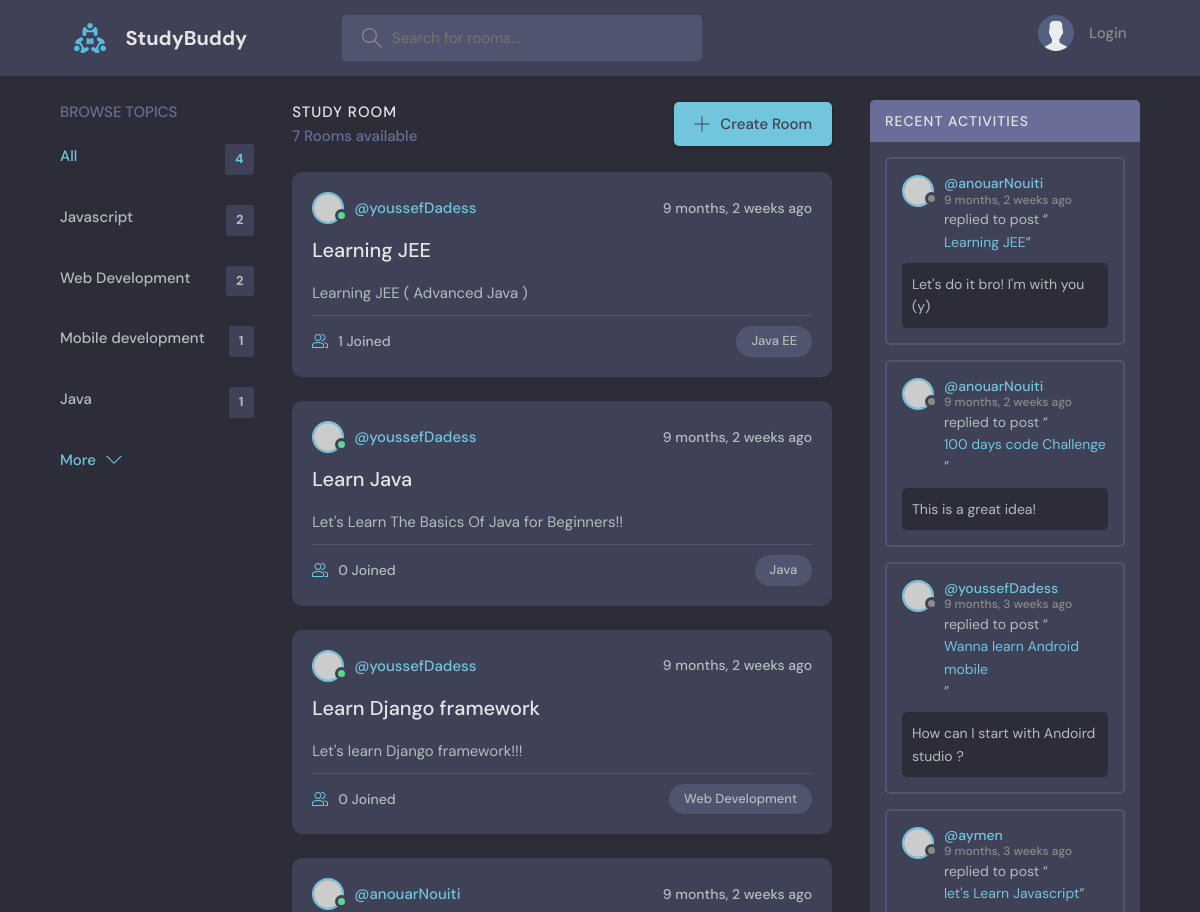
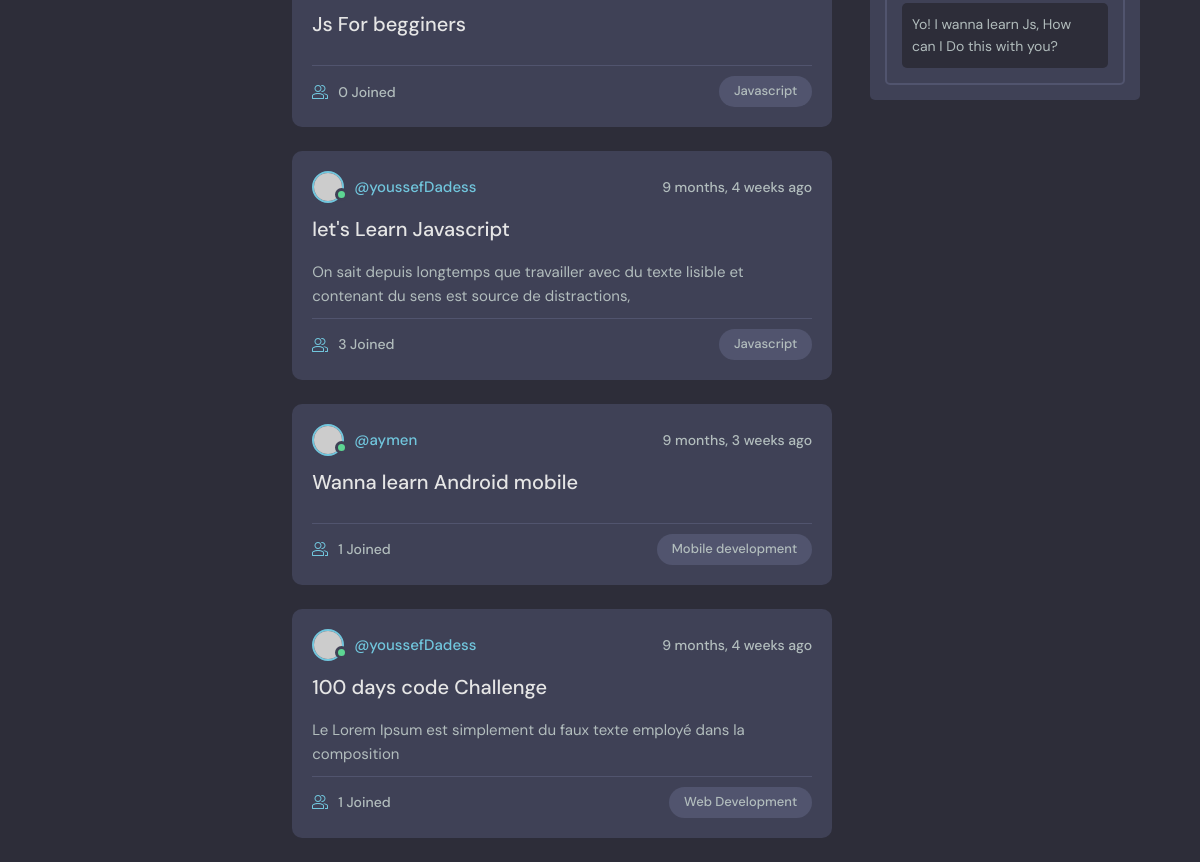
The page / on the database its author committed (2 pictures, top to bottom).
### base/models.py (models this page shows, shortened)
class Topic(models.Model):
    name = models.CharField(max_length=200)

class Room(models.Model):
    host =  models.ForeignKey(User, on_delete=models.SET_NULL, null=True)
    topic = models.ForeignKey(Topic, on_delete=models.SET_NULL, null=True)
    name = models.CharField(max_length=200)
    description = models.TextField(null=True, blank=True)
    participants = models.ManyToManyField(User, related_name='participants', blank=True)
    updated = models.DateTimeField(auto_now=True)
    created = models.DateTimeField(auto_now_add=True)
    class Meta:
        ordering = ['-updated', '-created']
    def __str__(self):
        return self.name

class Message(models.Model):
    user = models.ForeignKey(User, on_delete=models.CASCADE)
    room = models.ForeignKey(Room, on_delete=models.CASCADE)
    body = models.TextField()
    updated = models.DateTimeField(auto_now=True)
    created = models.DateTimeField(auto_now_add=True)
    class Meta:
        ordering = ['-updated', '-created']

### base/views.py (the view)
# urls.py: path('', views.home, name="home"),
def home(request):
    q = request.GET.get('q') if request.GET.get('q') != None else ''
    rooms = Room.objects.filter(
        Q(topic__name__icontains=q) |
        Q(name__icontains=q) |
        Q(description__icontains=q)
        )
    topics = Topic.objects.all()[0:4]
    room_count = rooms.count()
    room_messages = Message.objects.filter(Q(room__topic__name__icontains=q))
    context = {'rooms' : rooms,'topics': topics,'room_count': room_count, 'room_messages': room_messages}
    return render(request, 'base/home.html', context)

### base/templates/base/home.html (shortened to what this page needs)
{% extends 'main.html' %}
{% block content %}
    <main class="layout layout--3">
      <div class="container">
          {% include 'base/topics_components.html' %}
        <div class="roomList">
          <div class="roomList__header">
            <div>
              <h2>Study Room</h2>
              <p>{{room_count}} Rooms available</p>
            </div>
            <a class="btn btn--main" href="{% url 'create-room' %}">
              <svg version="1.1" xmlns="http://www.w3.org/2000/svg" width="32" height="32" viewBox="0 0 32 32">
                <title>add</title>
                <path
                  d="M16.943 0.943h-1.885v14.115h-14.115v1.885h14.115v14.115h1.885v-14.115h14.115v-1.885h-14.115v-14.115z"
                ></path>
              </svg>
              Create Room
            </a>
          </div>
          {% include 'base/feed_component.html' %}
        </div>
        {% include 'base/activity_component.html' %}
      </div>
    </main>
{% endblock content %}

### base/templates/base/topics_components.html
<div class="topics">
    <div class="topics__header">
      <h2>Browse Topics</h2>
    </div>
    <ul class="topics__list">
      <li>
        <a href="{% url 'home' %}" class="active">All <span>{{topics.count}}</span></a>
      </li>
      {% for topic in topics %}
      <li>
        <a  href="{% url 'home' %}?q={{topic.name}}" >{{topic.name}} <span>{{topic.room_set.all.count}}</span></a>
     </li>
     {% endfor %}
    </ul>
    <a class="btn btn--link" href="{% url 'topics' %}">
      More
      <svg version="1.1" xmlns="http://www.w3.org/2000/svg" width="32" height="32" viewBox="0 0 32 32">
        <title>chevron-down</title>
        <path d="M16 21l-13-13h-3l16 16 16-16h-3l-13 13z"></path>
      </svg>
    </a>
</div>

### base/templates/base/feed_component.html (shortened to what this page needs)
{% for room in rooms %}
<div class="roomListRoom">
    <div class="roomListRoom__header">
      <a href="{% url 'user-profile' room.host.id %}" class="roomListRoom__author">
        <div class="avatar avatar--small active">
          <img src="https://randomuser.me/api/portraits/men/11.jpg" />
        </div>
        <span>@{{room.host.username}}</span>
      </a>
      <div class="roomListRoom__actions">
        <span>{{room.created|timesince}} ago</span>
      </div>
    </div>
    <div class="roomListRoom__content">
      <a href="{% url 'room' room.id %}">{{room.name}}</a>
      <p>
        {{room.description}}
      </p>
    </div>
    <div class="roomListRoom__meta">
      <a class="roomListRoom__joined">
        {{room.participants.all.count}} Joined
      </a>
      <p class="roomListRoom__topic">{{room.topic.name}}</p>
    </div>
</div>
{% endfor %}

### base/templates/base/activity_component.html (shortened to what this page needs)
<div class="activities">
    <div class="activities__header">
      <h2>Recent Activities</h2>
    </div>
    {% for message in room_messages %}
    <div class="activities__box">
      <div class="activities__boxHeader roomListRoom__header">
        <a href="{% url 'user-profile' message.user.id %}" class="roomListRoom__author">
          <div class="avatar avatar--small">
            <img src="https://randomuser.me/api/portraits/women/11.jpg" />
          </div>
          <p>
            @{{message.user}}
            <span>{{message.created|timesince}} ago</span>
          </p>
        </a>
      </div>
      <div class="activities__boxContent">
        <p>replied to post “<a href="{% url 'room' message.room.id %}">{{message.room}}</a>”</p>
        <div class="activities__boxRoomContent">
         {{message.body}}
        </div>
      </div>
    </div>
    {% endfor %}
  </div>

### rows shown on the page
Topic: name "Javascript", room_set.all.count "2"
Topic: name "Web Development", room_set.all.count "2"
Topic: name "Mobile development", room_set.all.count "1"
Topic: name "Java", room_set.all.count "1"
Room: host.username "youssefDadess", created "9 months, 2 weeks", name "Learning JEE", description "Learning JEE ( Advanced Java )", participants.all.count "1", topic.name "Java EE"
Room: host.username "youssefDadess", created "9 months, 2 weeks", name "Learn Java", description "Let's Learn The Basics Of Java for Beginners!!", participants.all.count "0", topic.name "Java"
Room: host.username "youssefDadess", created "9 months, 2 weeks", name "Learn Django framework", description "Let's learn Django framework!!!", participants.all.count "0", topic.name "Web Development"
Room: host.username "anouarNouiti", created "9 months, 2 weeks", name "Js For begginers", participants.all.count "0", topic.name "Javascript"
Room: host.username "youssefDadess", created "9 months, 4 weeks", name "let's Learn Javascript", description "On sait depuis longtemps que travailler avec du texte lisible et contenant du sens est source de distractions,", participants.all.count "3", topic.name "Javascript"
Room: host.username "aymen", created "9 months, 3 weeks", name "Wanna learn Android mobile", participants.all.count "1", topic.name "Mobile development"
Room: host.username "youssefDadess", created "9 months, 4 weeks", name "100 days code Challenge", description "Le Lorem Ipsum est simplement du faux texte employé dans la composition", participants.all.count "1", topic.name "Web Development"
Message: user "anouarNouiti", created "9 months, 2 weeks", room "Learning JEE", body "Let's do it bro! I'm with you (y)"
Message: user "anouarNouiti", created "9 months, 2 weeks", room "100 days code Challenge", body "This is a great idea!"
Message: user "youssefDadess", created "9 months, 3 weeks", room "Wanna learn Android mobile", body "How can I start with Andoird studio ?"
Message: user "aymen", created "9 months, 3 weeks", room "let's Learn Javascript", body "Yo! I wanna learn Js, How can I Do this with you?"

### other values the page prints
{{ topics.count }} "4"
{{ room_count }} "7"
